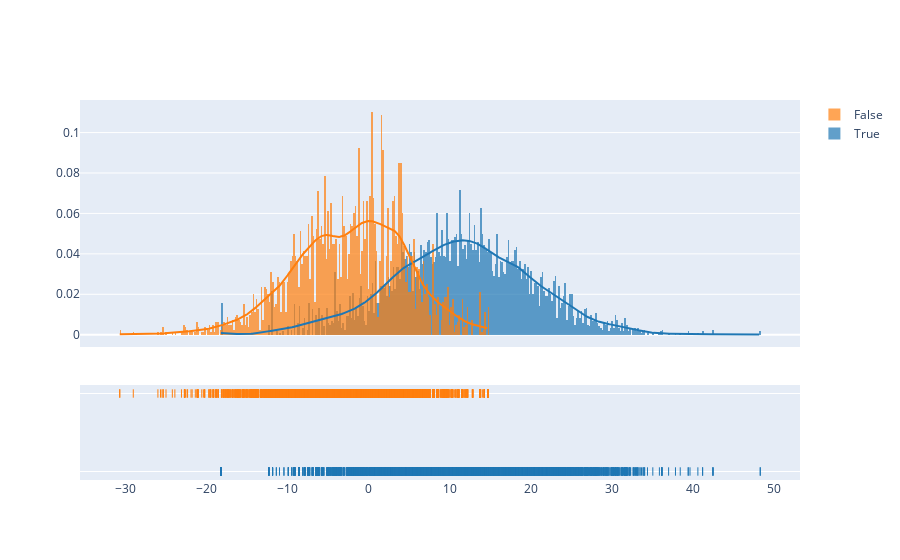

Notebook source saved alongside this figure:
### Code cell
pu.distplot_per_groups(do_df, 'y', 'v0')

### Figure 1 — Plotly figure (JSON) as saved in the notebook; plotly's stock layout.template omitted (floating-point values rounded to 4 significant figures; data arrays with more than 128 entries replaced by an {"elided": "..."} marker saying what was removed)
{"data": [{"autobinx": false, "histnorm": "probability density", "legendgroup": "True", "marker": {"color": "rgb(31, 119, 180)"}, "name": "True", "opacity": 0.7, "type": "histogram", "x": {"elided": "6000 float values"}, "xaxis": "x", "xbins": {"end": 48.32, "size": 0.2, "start": -18.25}, "yaxis": "y"}, {"autobinx": false, "histnorm": "probability density", "legendgroup": "False", "marker": {"color": "rgb(255, 127, 14)"}, "name": "False", "opacity": 0.7, "type": "histogram", "x": {"elided": "4000 float values"}, "xaxis": "x", "xbins": {"end": 14.71, "size": 0.2, "start": -30.73}, "yaxis": "y"}, {"legendgroup": "True", "marker": {"color": "rgb(31, 119, 180)"}, "mode": "lines", "name": "True", "showlegend": false, "type": "scatter", "x": {"elided": "500 float values"}, "xaxis": "x", "y": {"elided": "500 float values"}, "yaxis": "y"}, {"legendgroup": "False", "marker": {"color": "rgb(255, 127, 14)"}, "mode": "lines", "name": "False", "showlegend": false, "type": "scatter", "x": {"elided": "500 float values"}, "xaxis": "x", "y": {"elided": "500 float values"}, "yaxis": "y"}, {"legendgroup": "True", "marker": {"color": "rgb(31, 119, 180)", "symbol": "line-ns-open"}, "mode": "markers", "name": "True", "showlegend": false, "type": "scatter", "x": {"elided": "6000 float values"}, "xaxis": "x", "y": {"elided": "6000 str values"}, "yaxis": "y2"}, {"legendgroup": "False", "marker": {"color": "rgb(255, 127, 14)", "symbol": "line-ns-open"}, "mode": "markers", "name": "False", "showlegend": false, "type": "scatter", "x": {"elided": "4000 float values"}, "xaxis": "x", "y": {"elided": "4000 str values"}, "yaxis": "y2"}], "layout": {"barmode": "overlay", "hovermode": "closest", "legend": {"traceorder": "reversed"}, "xaxis": {"anchor": "y2", "domain": [0, 1], "zeroline": false}, "yaxis": {"anchor": "free", "domain": [0.35, 1], "position": 0}, "yaxis2": {"anchor": "x", "domain": [0, 0.25], "dtick": 1, "showticklabels": false}}}
